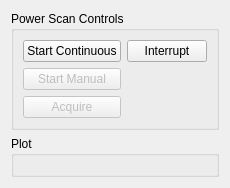
      <widget class="QWidget" name="power_scan_tab">
       <attribute name="title">
        <string>Page</string>
       </attribute>
       <layout class="QVBoxLayout" name="verticalLayout_18" stretch="0,1">
        <item>
         <widget class="QGroupBox" name="groupBox_6">
          <property name="title">
           <string>Power Scan Controls</string>
          </property>
          <layout class="QGridLayout" name="gridLayout_13">
           <item row="0" column="0">
            <widget class="QPushButton" name="power_scan_cont_start_pushButton">
             <property name="text">
              <string>Start Continuous</string>
             </property>
            </widget>
           </item>
           <item row="0" column="1">
            <widget class="QPushButton" name="power_scan_interrupt_pushButton">
             <property name="text">
              <string>Interrupt</string>
             </property>
            </widget>
           </item>
           <item row="1" column="0">
            <widget class="QPushButton" name="pushButton_3">
             <property name="enabled">
              <bool>false</bool>
             </property>
             <property name="text">
              <string>Start Manual</string>
             </property>
            </widget>
           </item>
           <item row="2" column="0">
            <widget class="QPushButton" name="pushButton_4">
             <property name="enabled">
              <bool>false</bool>
             </property>
             <property name="text">
              <string>Acquire</string>
             </property>
            </widget>
           </item>
          </layout>
         </widget>
        </item>
        <item>
         <widget class="QGroupBox" name="power_scan_plot_widget">
          <property name="title">
           <string>Plot</string>
          </property>
          <layout class="QVBoxLayout" name="verticalLayout_19"/>
         </widget>
        </item>
       </layout>
      </widget>
